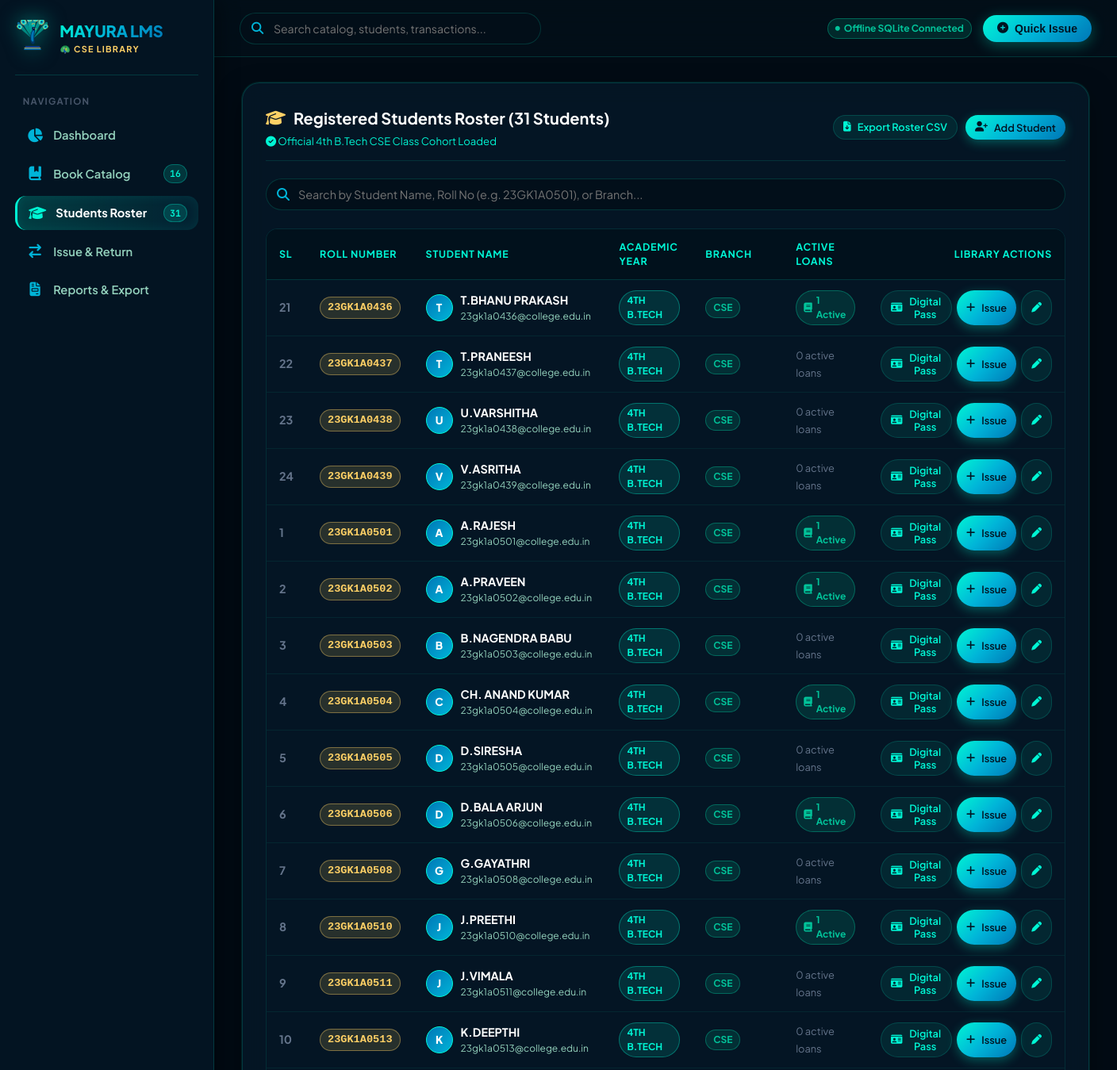
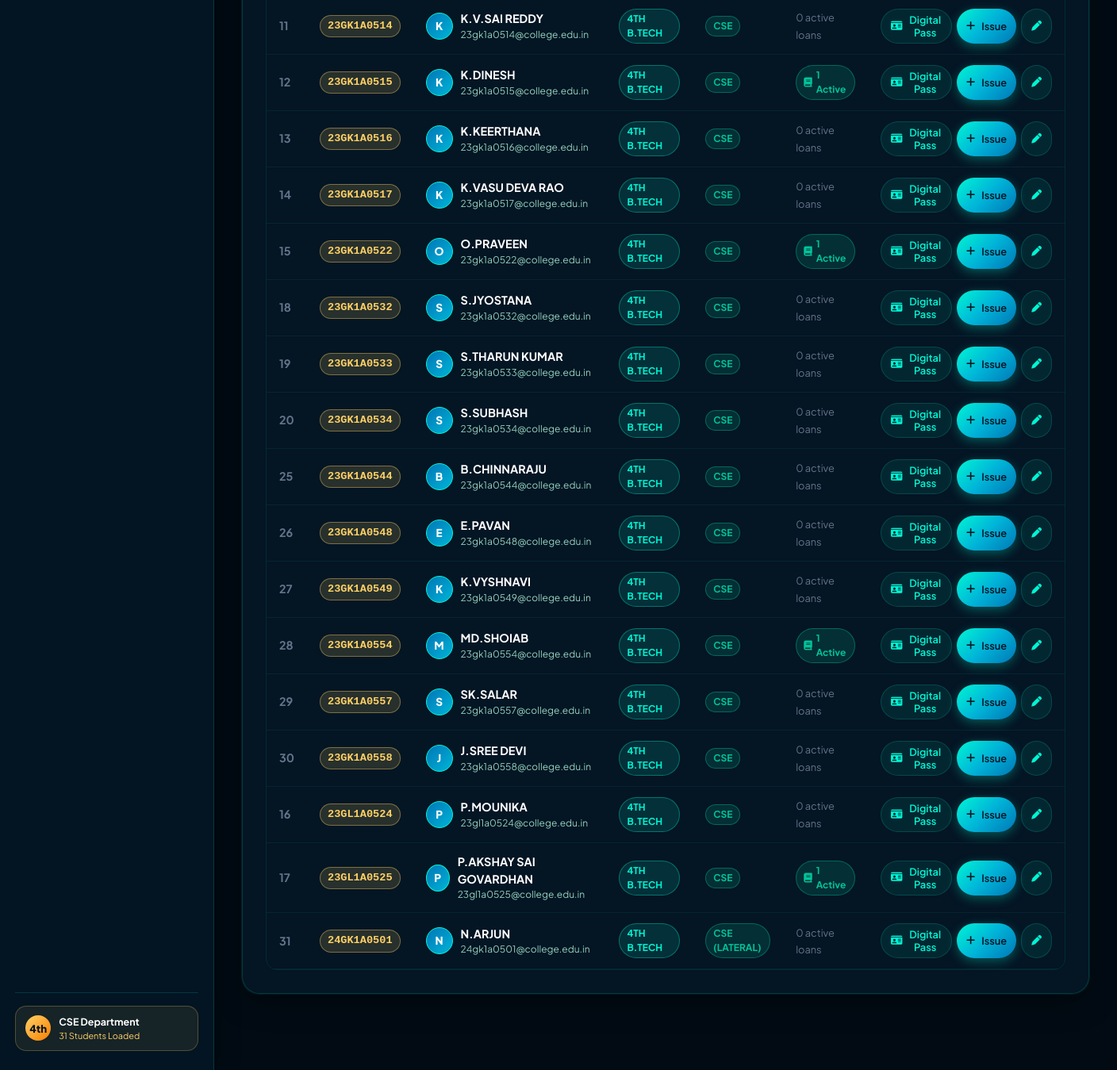
/students, run on the app's committed database (2 pictures, top to bottom).
### tables this page shows
CREATE TABLE students (
            id INTEGER PRIMARY KEY AUTOINCREMENT,
            sl_no INTEGER,
            roll_number TEXT UNIQUE NOT NULL,
            name TEXT NOT NULL,
            year_of_study TEXT NOT NULL,
            branch TEXT NOT NULL,
            email TEXT,
            phone TEXT,
            avatar_seed TEXT,
            created_at TIMESTAMP DEFAULT CURRENT_TIMESTAMP
        );

### app.py (the view)
@app.route('/students')
def students():
    conn = get_db()
    cursor = conn.cursor()
    cursor.execute("""
        SELECT s.*,
               (SELECT COUNT(*) FROM issues i WHERE i.student_id = s.id AND i.status IN ('issued', 'overdue')) as active_loan_count
        FROM students s
        ORDER BY s.roll_number ASC
    """)
    all_students = cursor.fetchall()
    conn.close()
    return render_template('students.html', active_page='students', students=all_students)

### app.py (called while the page is built)
@app.context_processor
def inject_global_data():
    try:
        conn = get_db()
        cursor = conn.cursor()
        cursor.execute("SELECT id, roll_number, name, year_of_study, branch FROM students ORDER BY roll_number ASC")
        students = cursor.fetchall()
        cursor.execute("SELECT id, title, available_copies, total_copies, shelf_location FROM books ORDER BY title ASC")
        books = cursor.fetchall()
        conn.close()
        return dict(all_students_quick=students, all_books_quick=books)
    except Exception as e:
        return dict(all_students_quick=[], all_books_quick=[])

### database.py (called while the page is built)
def get_db():
    conn = sqlite3.connect(DB_PATH)
    conn.row_factory = sqlite3.Row
    return conn

### templates/students.html (shortened to what this page needs)
{% extends "base.html" %}
{% block content %}
<div class="glass-panel">
  <div class="panel-header">
    <div>
      <div class="panel-heading">
        <i class="fa-solid fa-graduation-cap" style="color: var(--peacock-gold);"></i>
        <span>Registered Students Roster ({{ students|length }} Students)</span>
      </div>
      <div style="font-size: 0.82rem; color: var(--peacock-cyan); margin-top: 4px;">
        <i class="fa-solid fa-circle-check"></i> Official 4th B.Tech CSE Class Cohort Loaded
      </div>
    </div>
    <div style="display: flex; gap: 10px;">
      <a href="{{ url_for('export_students_csv') }}" class="btn-ui btn-ui-secondary btn-ui-sm">
        <i class="fa-solid fa-file-arrow-down"></i> Export Roster CSV
      </a>
      <button class="btn-ui btn-ui-primary btn-ui-sm" onclick="openModal('addStudentModal')">
        <i class="fa-solid fa-user-plus"></i> Add Student
      </button>
    </div>
  </div>
  <div class="toolbar-row">
    <div class="peacock-searchbox">
      <i class="fa-solid fa-magnifying-glass"></i>
      <input type="text" id="studentSearch" placeholder="Search by Student Name, Roll No (e.g. 23GK1A0501), or Branch...">
    </div>
  </div>
  <div class="table-wrap">
    <table class="table-custom">
      <thead>
        <tr>
          <th style="width: 50px;">Sl</th>
          <th>Roll Number</th>
          <th>Student Name</th>
          <th>Academic Year</th>
          <th>Branch</th>
          <th>Active Loans</th>
          <th style="text-align: right;">Library Actions</th>
        </tr>
      </thead>
      <tbody>
        {% for student in students %}
          <tr class="student-row"
              data-roll="{{ student.roll_number|lower }}"
              data-name="{{ student.name|lower }}"
              data-branch="{{ student.branch|lower }}">
            <td style="color: var(--text-muted); font-weight: 700;">{{ student.sl_no }}</td>
            <td>
              <span class="tag-badge tag-gold" style="font-family: monospace; font-size: 0.85rem;">
                {{ student.roll_number }}
              </span>
            </td>
            <td>
              <div style="display: flex; align-items: center; gap: 10px;">
                <div style="width: 34px; height: 34px; border-radius: 50%; background: linear-gradient(135deg, var(--peacock-blue), var(--peacock-teal)); display: flex; align-items: center; justify-content: center; font-weight: 800; color: #fff; font-size: 0.85rem; border: 1px solid var(--peacock-cyan);">
                  {{ student.name[0] }}
                </div>
                <div>
                  <div style="font-weight: 700; color: #ffffff;">{{ student.name }}</div>
                  <div style="font-size: 0.75rem; color: var(--text-secondary);">{{ student.email }}</div>
                </div>
              </div>
            </td>
            <td>
              <span class="tag-badge tag-cyan">{{ student.year_of_study }}</span>
            </td>
            <td>
              <span class="tag-badge tag-emerald">{{ student.branch }}</span>
            </td>
            <td>
              {% if student.active_loan_count > 0 %}
                <span class="tag-badge tag-emerald">
                  <i class="fa-solid fa-book"></i> {{ student.active_loan_count }} Active
                </span>
              {% else %}
                <span style="font-size: 0.8rem; color: var(--text-muted);">0 active loans</span>
              {% endif %}
            </td>
            <td style="text-align: right;">
              <div style="display: inline-flex; gap: 6px;">
                <button class="btn-ui btn-ui-secondary btn-ui-sm" onclick="viewStudentCard({{ student.id }})" title="View Digital Peacock ID Pass">
                  <i class="fa-solid fa-id-card"></i> Digital Pass
                </button>
                <button class="btn-ui btn-ui-primary btn-ui-sm" onclick="openIssueModalForStudent({{ student.id }})" title="Issue Book to this student">
                  <i class="fa-solid fa-plus"></i> Issue
                </button>
                <button class="btn-ui btn-ui-secondary btn-ui-sm" onclick="openEditStudentModal({{ student.id }}, '{{ student.roll_number }}', '{{ student.name|escape }}', '{{ student.year_of_study }}', '{{ student.branch }}', '{{ student.email }}', '{{ student.phone }}')">
                  <i class="fa-solid fa-pen"></i>
                </button>
              </div>
            </td>
          </tr>
        {% endfor %}
      </tbody>
    </table>
  </div>
</div>
{% endblock %}

### data on the page
students: sl_no "21", roll_number "23GK1A0436", name "T", name "T.BHANU PRAKASH", email "23gk1a0436@college.edu.in", year_of_study "4TH B.TECH", branch "CSE", active_loan_count "1"
students: sl_no "22", roll_number "23GK1A0437", name "T", name "T.PRANEESH", email "23gk1a0437@college.edu.in", year_of_study "4TH B.TECH", branch "CSE", shows "0 active loans"
students: sl_no "23", roll_number "23GK1A0438", name "U", name "U.VARSHITHA", email "23gk1a0438@college.edu.in", year_of_study "4TH B.TECH", branch "CSE", shows "0 active loans"
students: sl_no "24", roll_number "23GK1A0439", name "V", name "V.ASRITHA", email "23gk1a0439@college.edu.in", year_of_study "4TH B.TECH", branch "CSE", shows "0 active loans"
students: sl_no "1", roll_number "23GK1A0501", name "A", name "A.RAJESH", email "23gk1a0501@college.edu.in", year_of_study "4TH B.TECH", branch "CSE", active_loan_count "1"
students: sl_no "2", roll_number "23GK1A0502", name "A", name "A.PRAVEEN", email "23gk1a0502@college.edu.in", year_of_study "4TH B.TECH", branch "CSE", active_loan_count "1"
students: sl_no "3", roll_number "23GK1A0503", name "B", name "B.NAGENDRA BABU", email "23gk1a0503@college.edu.in", year_of_study "4TH B.TECH", branch "CSE", shows "0 active loans"
students: sl_no "4", roll_number "23GK1A0504", name "C", name "CH. ANAND KUMAR", email "23gk1a0504@college.edu.in", year_of_study "4TH B.TECH", branch "CSE", active_loan_count "1"
students: sl_no "5", roll_number "23GK1A0505", name "D", name "D.SIRESHA", email "23gk1a0505@college.edu.in", year_of_study "4TH B.TECH", branch "CSE", shows "0 active loans"
students: sl_no "6", roll_number "23GK1A0506", name "D", name "D.BALA ARJUN", email "23gk1a0506@college.edu.in", year_of_study "4TH B.TECH", branch "CSE", active_loan_count "1"
students: sl_no "7", roll_number "23GK1A0508", name "G", name "G.GAYATHRI", email "23gk1a0508@college.edu.in", year_of_study "4TH B.TECH", branch "CSE", shows "0 active loans"
students: sl_no "8", roll_number "23GK1A0510", name "J", name "J.PREETHI", email "23gk1a0510@college.edu.in", year_of_study "4TH B.TECH", branch "CSE", active_loan_count "1"
students: sl_no "9", roll_number "23GK1A0511", name "J", name "J.VIMALA", email "23gk1a0511@college.edu.in", year_of_study "4TH B.TECH", branch "CSE", shows "0 active loans"
students: sl_no "10", roll_number "23GK1A0513", name "K", name "K.DEEPTHI", email "23gk1a0513@college.edu.in", year_of_study "4TH B.TECH", branch "CSE", shows "0 active loans"
students: sl_no "11", roll_number "23GK1A0514", name "K", name "K.V.SAI REDDY", email "23gk1a0514@college.edu.in", year_of_study "4TH B.TECH", branch "CSE", shows "0 active loans"
students: sl_no "12", roll_number "23GK1A0515", name "K", name "K.DINESH", email "23gk1a0515@college.edu.in", year_of_study "4TH B.TECH", branch "CSE", active_loan_count "1"
students: sl_no "13", roll_number "23GK1A0516", name "K", name "K.KEERTHANA", email "23gk1a0516@college.edu.in", year_of_study "4TH B.TECH", branch "CSE", shows "0 active loans"
students: sl_no "14", roll_number "23GK1A0517", name "K", name "K.VASU DEVA RAO", email "23gk1a0517@college.edu.in", year_of_study "4TH B.TECH", branch "CSE", shows "0 active loans"
students: sl_no "15", roll_number "23GK1A0522", name "O", name "O.PRAVEEN", email "23gk1a0522@college.edu.in", year_of_study "4TH B.TECH", branch "CSE", active_loan_count "1"
students: sl_no "18", roll_number "23GK1A0532", name "S", name "S.JYOSTANA", email "23gk1a0532@college.edu.in", year_of_study "4TH B.TECH", branch "CSE", shows "0 active loans"
students: sl_no "19", roll_number "23GK1A0533", name "S", name "S.THARUN KUMAR", email "23gk1a0533@college.edu.in", year_of_study "4TH B.TECH", branch "CSE", shows "0 active loans"
students: sl_no "20", roll_number "23GK1A0534", name "S", name "S.SUBHASH", email "23gk1a0534@college.edu.in", year_of_study "4TH B.TECH", branch "CSE", shows "0 active loans"
students: sl_no "25", roll_number "23GK1A0544", name "B", name "B.CHINNARAJU", email "23gk1a0544@college.edu.in", year_of_study "4TH B.TECH", branch "CSE", shows "0 active loans"
students: sl_no "26", roll_number "23GK1A0548", name "E", name "E.PAVAN", email "23gk1a0548@college.edu.in", year_of_study "4TH B.TECH", branch "CSE", shows "0 active loans"
students: sl_no "27", roll_number "23GK1A0549", name "K", name "K.VYSHNAVI", email "23gk1a0549@college.edu.in", year_of_study "4TH B.TECH", branch "CSE", shows "0 active loans"
students: sl_no "28", roll_number "23GK1A0554", name "M", name "MD.SHOIAB", email "23gk1a0554@college.edu.in", year_of_study "4TH B.TECH", branch "CSE", active_loan_count "1"
students: sl_no "29", roll_number "23GK1A0557", name "S", name "SK.SALAR", email "23gk1a0557@college.edu.in", year_of_study "4TH B.TECH", branch "CSE", shows "0 active loans"
students: sl_no "30", roll_number "23GK1A0558", name "J", name "J.SREE DEVI", email "23gk1a0558@college.edu.in", year_of_study "4TH B.TECH", branch "CSE", shows "0 active loans"
students: sl_no "16", roll_number "23GL1A0524", name "P", name "P.MOUNIKA", email "23gl1a0524@college.edu.in", year_of_study "4TH B.TECH", branch "CSE", shows "0 active loans"
students: sl_no "17", roll_number "23GL1A0525", name "P", name "P.AKSHAY SAI GOVARDHAN", email "23gl1a0525@college.edu.in", year_of_study "4TH B.TECH", branch "CSE", active_loan_count "1"
students: sl_no "31", roll_number "24GK1A0501", name "N", name "N.ARJUN", email "24gk1a0501@college.edu.in", year_of_study "4TH B.TECH", branch "CSE (LATERAL)", shows "0 active loans"

### other printed values
{{ all_books_quick|length }} "16"
{{ students|length }} "31"
